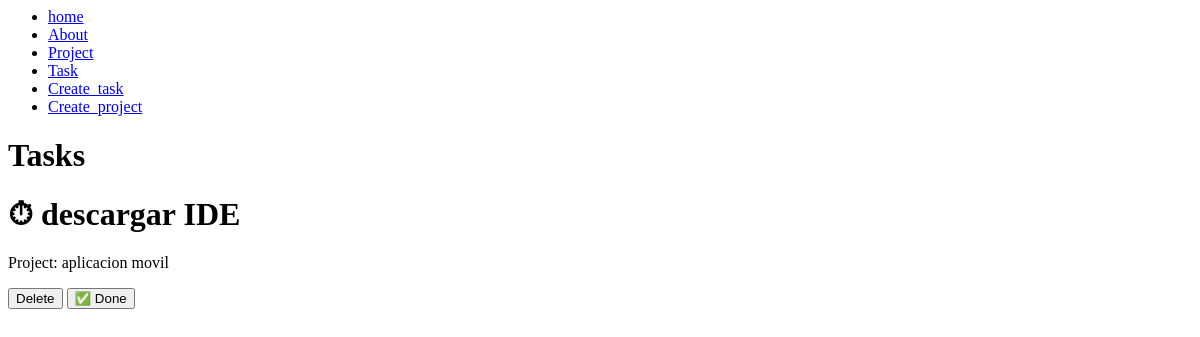
The page /tasks/ on the database as committed earlier.
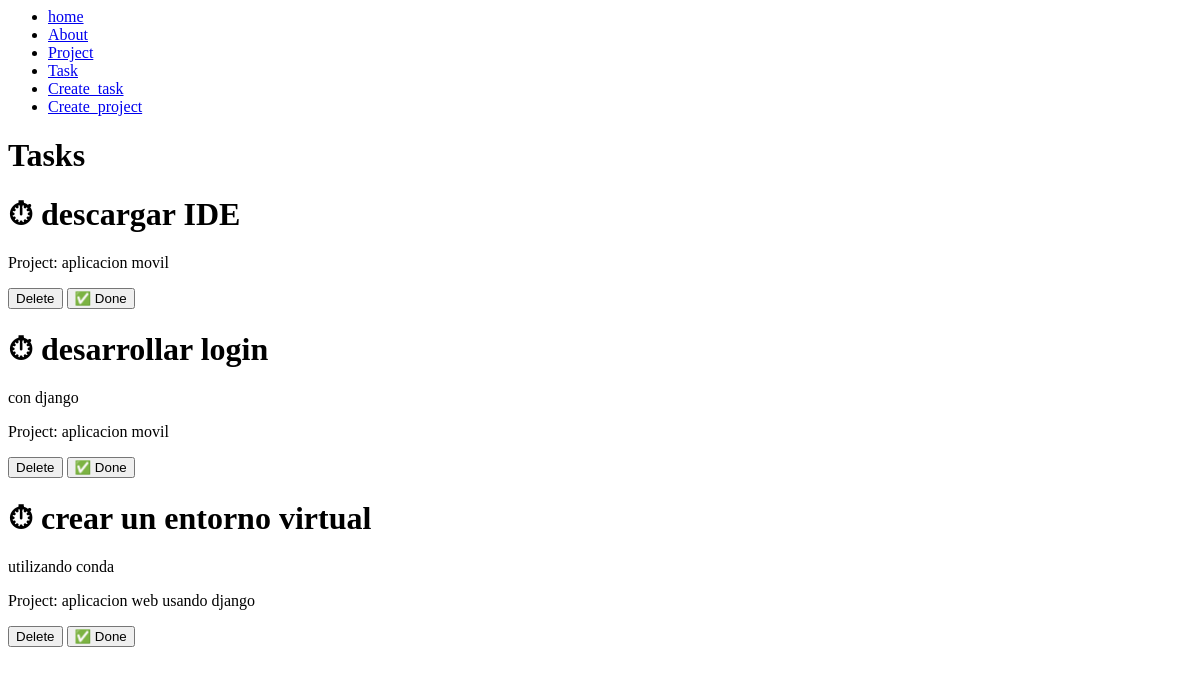
The same page on the database as committed later.
### myapp/models.py (models this page shows, shortened)
class Task(models.Model):
    title = models.CharField(max_length=200)
    description = models.TextField()
    project = models.ForeignKey(Project, on_delete=models.CASCADE)
    done = models.BooleanField(default=False)

class Project(models.Model):
    name = models.CharField(max_length=200)

### myapp/views.py (the view)
# urls.py: path('tasks/', views.tasks, name="tasks"),
def tasks(request):
    tasks = Task.objects.all()
    return render(request, 'tasks/tasks.html',{
       'tasks':tasks
    })

### myapp/templates/tasks/tasks.html
{% extends 'layouts/base.html' %}
{% block content %}
<h1>Tasks</h1>
{% for task in tasks %}
<div>
    <h1>{% if task.done == False %} ⏱ {% else %} ✅ {% endif %}  {{task.title}} </h1>
    <p>{{task.description}}</p>
    <p>Project: {{task.project.name}}</p>
    <button>
        Delete
    </button>
    <button>
        ✅ Done
    </button>
</div>
{% endfor %}
{% endblock %}

### myapp/templates/layouts/base.html
<nav>
    <ul>
        <li>
            <a href="{% url 'index' %}">home</a>
        </li>
        <li>
            <a href="{% url 'about' %}">About</a>
        </li>
        <li>
            <a href="{% url 'projects' %}">Project</a>
        </li>
        <li>
            <a href="{% url 'tasks' %}">Task</a>
        </li>
        <li>
            <a href="{% url 'create_task' %}">Create_task</a>
        </li>
        <li>
            <a href="{% url 'create_project' %}">Create_project</a>
        </li>
    </ul>
</nav>
{% block content %}
{% endblock %}

Rows that differ between the two databases and show on the page:
added Task: title "desarrollar login", description "con django", project.name "aplicacion movil"
added Task: title "crear un entorno virtual", description "utilizando conda", project.name "aplicacion web usando django"
